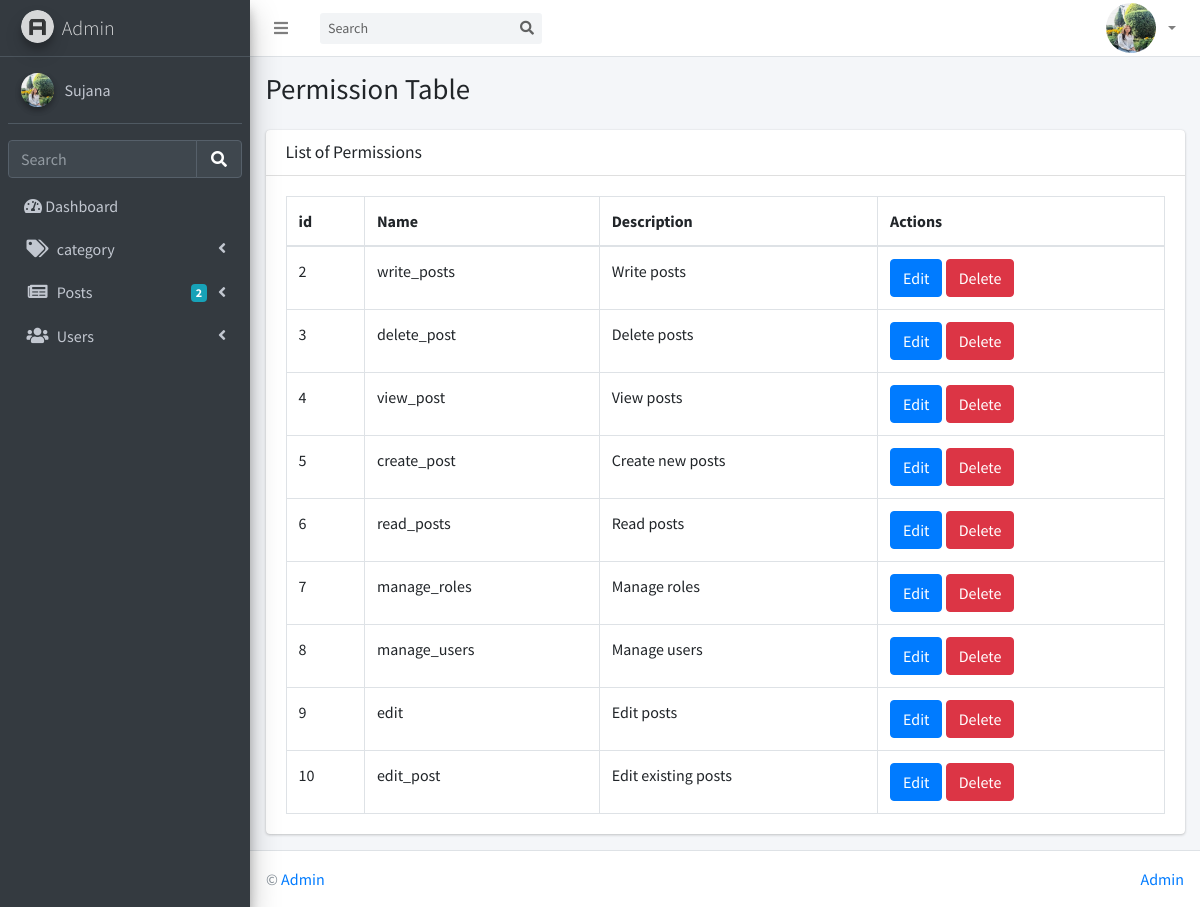
The app's page /permissions (signed in) with its own data.
### apps/authentication/models.py (models this page shows, shortened)
class Users(db.Model, UserMixin):
    __tablename__ = 'users'
    id            = db.Column(db.Integer, primary_key=True)
    username      = db.Column(db.String(64), unique=True)
    email         = db.Column(db.String(64), unique=True)
    password= db.Column(db.LargeBinary)
    bio           = db.Column(db.Text(), nullable=True)
    posts = db.relationship('NewsPost', back_populates='author', lazy=True)
    oauth_github  = db.Column(db.String(100), nullable=True)
    oauth_google  = db.Column(db.String(100), nullable=True)
    date_added = db.Column(db.DateTime, default=datetime.utcnow)
    profile_image = db.Column(db.String(200), default='default.jpg')
    role_id = db.Column(db.Integer, db.ForeignKey('roles.id'), nullable=False, default=1)
    role = db.relationship('Role', backref='users')
    login_logs = db.relationship(
        'LoginLog',
        backref='user',
        cascade='all, delete-orphan',
        passive_deletes=True
    )
    permissions = db.relationship(
        'Permission',
        secondary='user_permissions',
        backref=db.backref('users', lazy='dynamic'),
        lazy='dynamic'
    )
    readonly_fields = ["id", "username", "email", "oauth_github", "oauth_google"]
    def has_permission(self, perm_name):
        return self.role and self.role.has_permission(perm_name)

class Permission(db.Model):
    __tablename__='permissions'
    id = db.Column(db.Integer, primary_key=True)
    name = db.Column(db.String(64), unique=True, nullable=False)
    description = db.Column(db.String(255))

### apps/authentication/routes.py (the view)
@blueprint.route('/permissions')
def permission_list():
    if current_user.has_permission('manage_permissions'):
        flash('You do not have permission to access this page.', 'danger')
        return redirect(url_for('home_blueprint.index'))
    permissions = Permission.query.all()
    return render_template('accounts/permissions_list.html', permissions=permissions)

### apps/authentication/models.py (called while the page is built)
@login_manager.user_loader
def load_user(author_id):
    return Users.query.get(int(author_id))

    def has_permission(self, perm_name):
        return any(p.name == perm_name for p in self.permissions)

### apps/authentication/routes.py (called while the page is built)
@blueprint.before_app_request
def setup_roles_permissions():
    assign_permissions_to_roles()

@blueprint.context_processor
def has_github():
    return {'has_github': bool(Config.GITHUB_ID) and bool(Config.GITHUB_SECRET)}

@blueprint.context_processor
def has_google():
    return {'has_google': bool(Config.GOOGLE_ID) and bool(Config.GOOGLE_SECRET)}

### apps/home/routes.py (called while the page is built)
@blueprint.before_app_request
def create_default_categories():
    default_names = ['Sports', 'Technology', 'Politics', 'Entertainment']
    for name in default_names:
        if not Category.query.filter_by(name=name).first():
            db.session.add(Category(name=name))
    db.session.commit()

### templates/accounts/permissions_list.html (shortened to what this page needs)
{% extends "layouts/base.html" %}
{% block body_class %} {% endblock body_class %}
{% block stylesheets %}
  <link rel="stylesheet" href="{{ url_for('static', filename='assets/plugins/fontawesome-free/css/all.min.css') }}">
  <link rel="stylesheet" href="{{ url_for('static', filename='assets/plugins/datatables-bs4/css/dataTables.bootstrap4.min.css') }}">
  <link rel="stylesheet" href="{{ url_for('static', filename='assets/plugins/datatables-responsive/css/responsive.bootstrap4.min.css') }}">
  <link rel="stylesheet" href="{{ url_for('static', filename='assets/css/adminlte.min.css') }}">
{% endblock stylesheets %}
{% block content %}
  <div class="content-wrapper">
    <section class="content-header">
      <div class="container-fluid">
        <div class="row mb-2">
          <div class="col-sm-6">
            <h1>Permission Table</h1>
          </div>
        </div>
      </div>
    </section>
    <section class="content">
      <div class="container-fluid">
        <div class="row">
          <div class="col-12">
            <div class="card">
              <div class="card-header">
                <h3 class="card-title"> List of Permissions</h3>
              </div>
              <div class="card-body">
                <table id="example2" class="table table-bordered table-hover">
                  <thead>
                  <tr>
                    <th>id</th>
                    <th>Name</th>
                    <th>Description</th>
                    <th>Actions</th>
                  </thead>
                  <tbody>
                    {% for permission in permissions %}
                    <tr>
                        <td>{{ permission.id }}</td>
                        <td>{{ permission.name }}</td>
                        <td>{{ permission.description }}</td>
                        <td>
                            <a href="{{ url_for('authentication_blueprint.edit_permission', id=permission.id) }}" class="btn btn-primary">Edit</a>
                           <form action="{{ url_for('authentication_blueprint.delete_permission', perm_id=permission.id) }}" method="post" style="display:inline;">
                            <button class="btn btn-danger" onclick="return confirm('Delete this role?');">Delete</button>
                          </form>
                        </td>
                    </tr>
                    {% endfor %}
                  </tbody>
               </table>
              </div>
            </div>
          </div>
        </div>
      </div>
    </section>
  </div>
{% endblock content %}

### templates/includes/sidebar.html (shortened to what this page needs)
  <aside class="main-sidebar sidebar-dark-primary elevation-4">
    <a href="/" class="brand-link">
      <img src="{{ url_for('static', filename='assets/img/AdminLTELogo.png') }}" alt="AdminLTE Logo" class="brand-image img-circle elevation-3" style="opacity: .8">
      <span class="brand-text font-weight-light">Admin</span>
    </a>
    <div class="sidebar">
      <div class="user-panel mt-3 pb-3 mb-3 d-flex">
        <div class="image">
          <img src="{{ url_for('static', filename='assets/img/user2-160x160.jpg') }}" class="img-circle elevation-2" alt="User Image">
        </div>
        <div class="info">
          <a href="{{ url_for('authentication_blueprint.logout') }}" class="d-block">
            {{ current_user.username }}
          </a>
        </div>
      </div>
      <div class="form-inline">
        <div class="input-group" data-widget="sidebar-search">
          <input class="form-control form-control-sidebar" type="search" placeholder="Search" aria-label="Search">
          <div class="input-group-append">
            <button class="btn btn-sidebar">
              <i class="fas fa-search fa-fw"></i>
            </button>
          </div>
        </div>
      </div>
      <nav class="mt-2">
        <ul class="nav nav-pills nav-sidebar flex-column" data-widget="treeview" role="menu" data-accordion="false">
            <li class="nav-item {% if 'apps' in parent %} menu-open {% endif %}">
            <a href="/index" class="nav-link {% if 'apps' in parent %} active {% endif %}">
              <i class="fas fa-tachometer-alt"></i>
              <p>
               Dashboard
              </p>
            </a>
          </li>
          <li class="nav-item has-treeview {% if 'index' in segment %} menu-open {% endif %}">
            <a href="#" class="nav-link {% if 'index' in segment %} active {% endif %}">
              <i class="nav-icon fas fa-tags"></i>
              <p>
                category
                <i class="right fas fa-angle-left"></i>
              </p>
            </a>
          </li>
          <li class="nav-item has-treeview {% if 'layout' in segment %} menu-open {% endif %}">
            <a href="#" class="nav-link {% if 'layout' in segment %} active {% endif %}">
              <i class="nav-icon fas fa-newspaper"></i>
              <p>
                Posts
                <i class="fas fa-angle-left right"></i>
                <span class="badge badge-info right">2</span>
              </p>
            </a>
          </li>
          <li class="nav-item has-treeview {% if 'ui-' in segment %} menu-open {% endif %}">
            <a href="#" class="nav-link {% if 'ui-' in segment %} active {% endif %}">
              <i class="nav-icon fas fa-users"></i>
              <p>
                Users
                <i class="fas fa-angle-left right"></i>
              </p>
            </a>
          </li>
        </ul>
      </nav>
    </div>
  </aside>

### records on screen
Users: username "Sujana"
Permission: id "2", name "write_posts", description "Write posts"
Permission: id "3", name "delete_post", description "Delete posts"
Permission: id "4", name "view_post", description "View posts"
Permission: id "5", name "create_post", description "Create new posts"
Permission: id "6", name "read_posts", description "Read posts"
Permission: id "7", name "manage_roles", description "Manage roles"
Permission: id "8", name "manage_users", description "Manage users"
Permission: id "9", name "edit", description "Edit posts"
Permission: id "10", name "edit_post", description "Edit existing posts"
